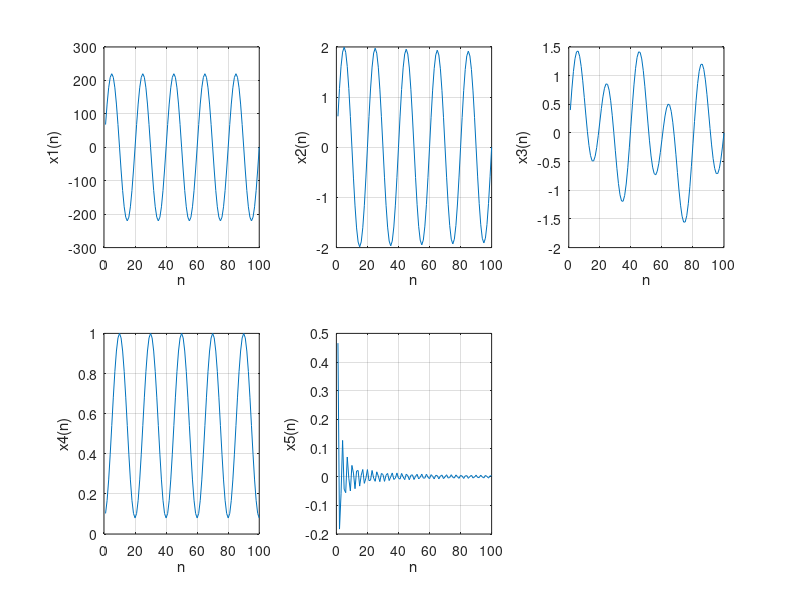

MATLAB code to generate this figure:
%1.公频信号
n =1:100;
A = 220;
f_0 = 50;
f_s = 1000;
x_1 = A*sin(2*pi*f_0*n/f_s);
subplot(2,3,1)
plot(n,x_1);
xlabel('n');
ylabel('x1(n)');
grid on;

%2.衰减正弦信号
n = 1:100;
A = 2;
alpha = 0.5;
f_0 = 50;
f_s = 1000;
x_2 = A*exp(-alpha*n/f_s).*sin(2*pi*f_0*n/f_s);
subplot(2,3,2)
plot(n,x_2);
xlabel('n');
ylabel('x2(n)');
grid on;

%3.谐波信号
%A_1 = 1;
%A_2 = 0.5;
%A_3 = 0.2;
n = 1:100;
f_s = 100;
f_0 = 5;
A = [1,0.5,0.2];
x_3 = 0;
for i = A
    x_3 = x_3+i*sin(2*pi*f_0*i*n/f_s);
end
subplot(2,3,3)
plot(n,x_3);
xlabel('n')
ylabel('x3(n)');
grid on;

%4.Hamming窗
n = 1:100;
f_s = 100;
f_0 = 5;
x_4 = 0.54-0.46*cos(2*pi*f_0*n/f_s);
subplot(2,3,4)
plot(n,x_4);
xlabel('n')
ylabel('x4(n)');
grid on;

%5.sinc函数
f = 10;
omega = 2*pi*f;
n = 1:100;
f_s = 100;
w = omega*n/f_s;
x_5 = sinc(w);
subplot(2,3,5)
plot(n,x_5);
xlabel('n')
ylabel('x5(n)');
grid on;
